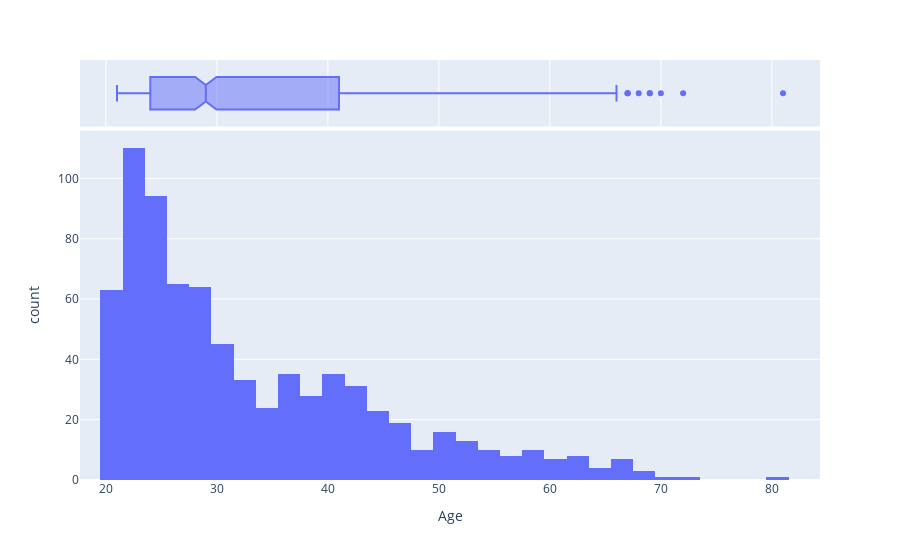

Here is the notebook cell this chart was saved with:
### Code cell
# Age column

fig = px.histogram(df_1['Age'], x="Age", marginal="box")
fig.show()

### Figure 1 — Plotly figure (JSON) as saved in the notebook; plotly's stock layout.template omitted (floating-point values rounded to 4 significant figures; data arrays with more than 128 entries replaced by an {"elided": "..."} marker saying what was removed)
{"data": [{"alignmentgroup": "True", "bingroup": "x", "hovertemplate": "Age=%{x}<br>count=%{y}<extra></extra>", "legendgroup": "", "marker": {"color": "#636efa", "pattern": {"shape": ""}}, "name": "", "offsetgroup": "", "orientation": "v", "showlegend": false, "type": "histogram", "x": {"elided": "768 int values"}, "xaxis": "x", "yaxis": "y"}, {"alignmentgroup": "True", "hovertemplate": "Age=%{x}<extra></extra>", "legendgroup": "", "marker": {"color": "#636efa"}, "name": "", "notched": true, "offsetgroup": "", "showlegend": false, "type": "box", "x": {"elided": "768 int values"}, "xaxis": "x2", "yaxis": "y2"}], "layout": {"barmode": "relative", "legend": {"tracegroupgap": 0}, "margin": {"t": 60}, "xaxis": {"anchor": "y", "domain": [0, 1], "title": {"text": "Age"}}, "xaxis2": {"anchor": "y2", "domain": [0, 1], "matches": "x", "showgrid": true, "showticklabels": false}, "yaxis": {"anchor": "x", "domain": [0, 0.8316], "title": {"text": "count"}}, "yaxis2": {"anchor": "x2", "domain": [0.8416, 1], "matches": "y2", "showgrid": false, "showline": false, "showticklabels": false, "ticks": ""}}}
